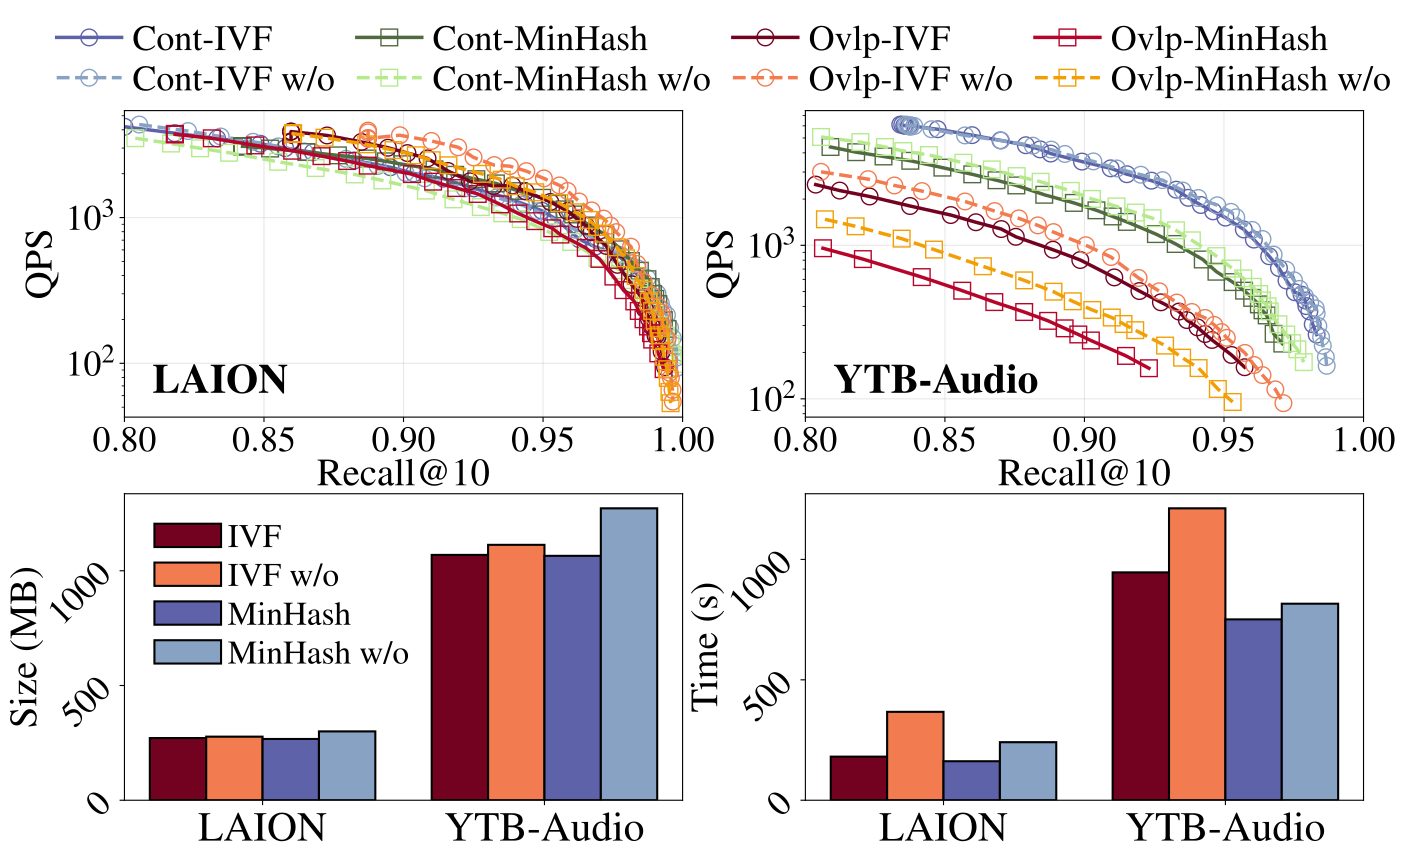

Python code for this plot:
import os
import numpy as np
import matplotlib.pyplot as plt
import pandas as pd
import argparse

plt.rcParams["font.family"] = "serif"
plt.rcParams["font.serif"] = ["Times"]
plt.rcParams["text.usetex"] = True

# Datasets
datasets = ["laion", "ytb-audio"]

# Methods
methods = ["poindex", "poindex_wo", "poindex_minhash", "poindex_minhash_wo"]
scenarios = ["containment", "overlap"]

# Colors for scenarios - use color palettes with different shades for with/without
method_colors = {
    # Containment palette (reds)
    ("containment", "poindex"): "#5e62a9",              # Dark red
    ("containment", "poindex_wo"): "#88a2c4",          # Light red
    ("containment", "poindex_minhash"): "#526a40",     # Darker red
    ("containment", "poindex_minhash_wo"): "#b5ea8c",  # Lighter red
    # Overlap palette (blues)
    ("overlap", "poindex"): "#730220",                 # Dark blue
    ("overlap", "poindex_wo"): "#f27b50",              # Light blue
    ("overlap", "poindex_minhash"): "#b6042a",         # Darker blue
    ("overlap", "poindex_minhash_wo"): "#f29f05",      # Lighter blue
}

# Markers for methods (same marker for poindex/poindex_wo, same for minhash variants)
method_markers = {
    "poindex": "o",            # Circle
    "poindex_wo": "o",         # Circle (same)
    "poindex_minhash": "s",    # Square
    "poindex_minhash_wo": "s"  # Square (same)
}

# Line styles for with/without
linestyle_map = {
    "poindex": "-",            # Solid
    "poindex_wo": "--",        # Dashed
    "poindex_minhash": "-",    # Solid
    "poindex_minhash_wo": "--" # Dashed
}

# Display names
method_display_map = {
    "poindex": "IVF",
    "poindex_wo": "IVF w/o",
    "poindex_minhash": "MinHash",
    "poindex_minhash_wo": "MinHash w/o"
}

# Bar plot colors
bar_colors = {
    "poindex": ("#730220", 1.0),              # Red, full opacity
    "poindex_wo": ("#f27b50", 1.0),           # Red, 50% opacity
    "poindex_minhash": ("#5e62a9", 1.0),      # Blue, full opacity
    "poindex_minhash_wo": ("#88a2c4", 1.0)    # Blue, 50% opacity
}

# Dataset display names
dataset_display_map = {
    "laion": "LAION",
    "ytb-audio": "YTB-Audio",
    "ytb_audio": "YTB-Audio"
}

# Rotation flag: if True, transpose the layout (rows become columns)
rotate = False

def get_method_display_name(method):
    """Get display name for a method"""
    return method_display_map.get(method, method)

def get_dataset_display_name(dataset):
    """Get display name for a dataset"""
    return dataset_display_map.get(dataset, dataset)

def load_query_data(dataset, scenario, method):
    """
    Load query performance data from labeldiver dataset directory
    Format: L, Recall, QPS, Cmps, hops (no header, 5 columns)
    Files are named: {base_method}_{scenario}_wo.csv or {base_method}_{scenario}.csv
    """
    # Determine if this is a "_wo" variant
    if method.endswith("_wo"):
        base_method = method[:-3]  # Remove "_wo" suffix
        file_path = f"/root/work/lssg/example/plot/labeldiver/{dataset}/{base_method}_{scenario}_wo.csv"
    else:
        file_path = f"/root/work/lssg/example/plot/labeldiver/{dataset}/{method}_{scenario}.csv"
    
    if not os.path.exists(file_path):
        return None
    
    try:
        # First, try to load directly (no header)
        data = np.loadtxt(file_path, delimiter=",")
    except (ValueError, UnicodeDecodeError):
        # If that fails, skip non-numeric lines (debug headers)
        try:
            with open(file_path, 'r') as f:
                lines = []
                for line in f:
                    line = line.strip()
                    if not line:
                        continue
                    # Check if line starts with a digit (actual data)
                    if line[0].isdigit():
                        # Also check if it has exactly 5 comma-separated values
                        parts = line.split(',')
                        if len(parts) == 5:
                            try:
                                # Try to parse all values as floats
                                float(parts[0])
                                float(parts[1])
                                lines.append(line)
                            except ValueError:
                                continue
                
                # Convert to numpy array
                if not lines:
                    return None
                data = np.loadtxt(lines, delimiter=",")
        except Exception as e:
            print(f"Error loading {file_path}: {e}")
            return None
    
    if data.ndim == 1:
        data = data.reshape(1, -1)
    
    result = np.zeros(data.shape[0], dtype=[
        ('L', np.int32),
        ('Recall', np.float64),
        ('QPS', np.float64),
        ('Cmps', np.float64),
        ('hops', np.float64)
    ])
    result['L'] = data[:, 0].astype(np.int32)
    result['Recall'] = data[:, 1]
    result['QPS'] = data[:, 2]
    result['Cmps'] = data[:, 3]
    result['hops'] = data[:, 4]
    return result

def load_indexing_data():
    """
    Load indexing data from labeldiver/indexing.csv
    Format: db, method, time, size (with header)
    """
    file_path = "/root/work/lssg/example/plot/labeldiver/indexing.csv"
    try:
        df = pd.read_csv(file_path)
        return df
    except Exception as e:
        print(f"Error loading {file_path}: {e}")
        return None

def plot_labeldiver_ablation(metric="QPS"):
    """
    Plot ablation study results with 4 subfigures:
    - Original layout (rotate=False): 
      - Top-left: LAION dataset (both scenarios)
      - Top-right: YTB-audio dataset (both scenarios)
      - Bottom-left: Index size bar plot
      - Bottom-right: Index time bar plot
    - Rotated layout (rotate=True):
      - Top-left: LAION dataset (both scenarios)
      - Top-right: Index size bar plot
      - Bottom-left: YTB-audio dataset (both scenarios)
      - Bottom-right: Index time bar plot
    """
    
    fig = plt.figure(figsize=(16, 10), dpi=150)
    gs = fig.add_gridspec(2, 2, hspace=0.25, wspace=0.22, top=0.80)
    
    # Plot 1: LAION dataset
    ax1 = fig.add_subplot(gs[0, 0])
    
    tick_size=26
    label_size=28
    
    if rotate:
        # Rotated layout: datasets on rows, indexing metrics on columns
        # Top-left: LAION dataset
        plot_query_performance_dataset(ax1, "laion", metric)
        ax1.set_xlabel("Recall@10", fontsize=label_size, labelpad=0)
        ax1.set_ylabel(metric, fontsize=label_size)
        ax1.tick_params(axis='both', labelsize=tick_size)
        ax1.grid(True, alpha=0.3)
        ax1.set_yscale("log")
        ax1.set_xlim(0.8, 1.0)
        ax1.text(0.05, 0.05, r"\textbf{LAION}", transform=ax1.transAxes, fontsize=30, 
                va='bottom', ha='left')
        
        # Top-right: Index size bar plot
        ax2 = fig.add_subplot(gs[0, 1])
        plot_indexing_bar(ax2, "size")
        ax2.set_ylabel("Size (MB)", fontsize=label_size,labelpad=0)
        ax2.tick_params(axis='both', labelsize=tick_size, rotation=45, pad=1)
        
        # Bottom-left: YTB-audio dataset
        ax3 = fig.add_subplot(gs[1, 0])
        plot_query_performance_dataset(ax3, "ytb-audio", metric)
        ax3.set_xlabel("Recall@10", fontsize=label_size, labelpad=0)
        ax3.set_ylabel(metric, fontsize=label_size)
        ax3.tick_params(axis='both', labelsize=tick_size)
        ax3.grid(True, alpha=0.3)
        ax3.set_yscale("log")
        ax3.set_xlim(0.8, 1.0)
        ax3.text(0.05, 0.05, r"\textbf{YTB-Audio}", transform=ax3.transAxes, fontsize=30, 
                va='bottom', ha='left')
        
        # Bottom-right: Index time bar plot
        ax4 = fig.add_subplot(gs[1, 1])
        plot_indexing_bar(ax4, "time")
        ax4.set_ylabel("Time (s)", fontsize=label_size,labelpad=0)
        ax4.tick_params(axis='both', labelsize=tick_size, rotation=45, pad=1)
    else:
        # Original layout: datasets on top row, indexing on bottom row
        # Top-left: LAION dataset
        plot_query_performance_dataset(ax1, "laion", metric)
        ax1.set_xlabel("Recall@10", fontsize=label_size, labelpad=0)
        ax1.set_ylabel(metric, fontsize=label_size)
        ax1.tick_params(axis='both', labelsize=tick_size)
        ax1.grid(True, alpha=0.3)
        ax1.set_yscale("log")
        ax1.set_xlim(0.8, 1.0)
        ax1.text(0.05, 0.05, r"\textbf{LAION}", transform=ax1.transAxes, fontsize=30, 
                va='bottom', ha='left')
        
        # Top-right: YTB-audio dataset
        ax2 = fig.add_subplot(gs[0, 1])
        plot_query_performance_dataset(ax2, "ytb-audio", metric)
        ax2.set_xlabel("Recall@10", fontsize=label_size, labelpad=0)
        ax2.set_ylabel(metric, fontsize=label_size)
        ax2.tick_params(axis='both', labelsize=tick_size)
        ax2.grid(True, alpha=0.3)
        ax2.set_yscale("log")
        ax2.set_xlim(0.8, 1.0)
        ax2.text(0.05, 0.05, r"\textbf{YTB-Audio}", transform=ax2.transAxes, fontsize=30, 
                va='bottom', ha='left')
        
        # Bottom-left: Index size bar plot
        ax3 = fig.add_subplot(gs[1, 0])
        plot_indexing_bar(ax3, "size")
        ax3.set_ylabel("Size (MB)", fontsize=label_size,labelpad=0)
        ax3.tick_params(axis='both', labelsize=tick_size, rotation=45, pad=1)
        
        # Bottom-right: Index time bar plot
        ax4 = fig.add_subplot(gs[1, 1])
        plot_indexing_bar(ax4, "time")
        ax4.set_ylabel("Time (s)", fontsize=label_size,labelpad=0)
        ax4.tick_params(axis='both', labelsize=tick_size, rotation=45, pad=1)
    
    # Create unified legend at top without box
    handles = []
    labels = []
    
    # Containment curves
    for method in methods:
        color = method_colors[("containment", method)]
        marker = method_markers[method]
        ls = linestyle_map[method]
        
        line, = ax1.plot([], [], 
                color=color,
                marker=marker,
                markersize=12,
                markerfacecolor="none",
                linewidth=2.5,
                linestyle=ls)
        handles.append(line)
        labels.append(f"Cont-{get_method_display_name(method)}")
    
    # Overlap curves
    for method in methods:
        color = method_colors[("overlap", method)]
        marker = method_markers[method]
        ls = linestyle_map[method]
        
        line, = ax2.plot([], [], 
                color=color,
                marker=marker,
                markersize=12,
                markerfacecolor="none",
                linewidth=2.5,
                linestyle=ls)
        handles.append(line)
        labels.append(f"Ovlp-{get_method_display_name(method)}")
    
    fig.legend(handles, labels, loc="lower center", bbox_to_anchor=(0.5, 0.78), 
              ncol=4, fontsize=26, frameon=False, handlelength=1.8, handletextpad=0.3, columnspacing=0.6, labelspacing=0.2)
    
    # Add bar plot legend to appropriate plot (ax2 if rotated, ax3 if not)
    bar_handles = []
    bar_labels = []
    for method in methods:
        # Get color and alpha from bar_colors dictionary
        color, alpha = bar_colors[method]
        
        bar = plt.Rectangle((0,0),1,1, fc=color, alpha=alpha, edgecolor='black', linewidth=1.5)
        bar_handles.append(bar)
        bar_labels.append(get_method_display_name(method))
    
    # Place legend on the first indexing plot (ax2 if rotated, ax3 if not)
    legend_ax = ax2 if rotate else ax3
    legend_ax.legend(bar_handles, bar_labels, loc="upper left", fontsize=24, frameon=False,
              handletextpad=0.2, labelspacing=0.25)
    
    plt.savefig("plot_labeldiver.pdf", dpi=150, bbox_inches="tight")
    print("Figure saved as plot_labeldiver.pdf")
    plt.show()

def plot_query_performance_dataset(ax, dataset, metric):
    """Plot query performance curves for both scenarios on a single dataset"""
    
    for scenario in scenarios:
        for method in methods:
            data = load_query_data(dataset, scenario, method)
            if data is None:
                continue
            
            # Filter to recall >= 0.8
            mask = data['Recall'] >= 0.8
            if not any(mask):
                continue
            data = data[mask]
            
            # Sort by recall
            indices = np.argsort(data['Recall'])
            data = data[indices]
            
            x = data['Recall']
            if metric == "QPS":
                y = data['QPS']
            elif metric == "Cmps":
                y = data['Cmps']
            else:
                y = data['QPS']
            
            # Get line style, marker, and color
            ls = linestyle_map[method]
            marker = method_markers[method]
            color = method_colors[(scenario, method)]
            
            # Plot
            line, = ax.plot(x, y, 
                          label=f"{scenario}-{get_method_display_name(method)}",
                          color=color,
                          marker=marker,
                          markersize=12,
                          markerfacecolor="none",
                          linewidth=2.5,
                          ls=ls)

def plot_indexing_bar(ax, metric_type):
    """Plot indexing bar chart (time or size)"""
    
    df = load_indexing_data()
    if df is None:
        return
    
    # Get unique datasets in sorted order
    datasets_unique = sorted(df['db'].unique())
    
    bar_width = 0.2
    x_positions = []
    x_labels = []
    group_x = 0
    
    for dataset_idx, dataset in enumerate(datasets_unique):
        dataset_data = df[df['db'] == dataset]
        
        # Plot bars for each method in order
        for method_idx, method in enumerate(methods):
            method_data = dataset_data[dataset_data['method'] == method]
            if len(method_data) > 0:
                if metric_type == "time":
                    value = method_data['time'].values[0]
                else:  # size
                    value = method_data['size'].values[0]
                
                # Get color and alpha from bar_colors dictionary
                color, alpha = bar_colors[method]
                
                # Plot bar
                ax.bar(group_x + method_idx * bar_width, value, bar_width,
                      color=color, alpha=alpha, edgecolor='black', linewidth=1.5)
        
        # Add x-axis label and position
        x_positions.append(group_x + 1.5 * bar_width)
        x_labels.append(get_dataset_display_name(dataset))
        
        # Move to next dataset group position
        group_x += 4 * bar_width + 0.2
    
    ax.set_xticks(x_positions)
    ax.set_xticklabels([])  # Remove default tick labels
    
    # Manually add dataset names as text below x-axis
    for pos, label in zip(x_positions, x_labels):
        ax.text(pos, -0.04, label, transform=ax.get_xaxis_transform(), 
               fontsize=30, ha='center', va='top')
    
    ax.tick_params(axis='y', labelsize=24)

if __name__ == "__main__":
    parser = argparse.ArgumentParser(description="Plot labeldiver ablation study")
    parser.add_argument("--metric", default="QPS", choices=["QPS", "Cmps"],
                       help="Metric to plot (QPS or Cmps)")
    parser.add_argument("--rotate", action="store_true",
                       help="Transpose the subplot layout (rows become columns)")
    args = parser.parse_args()
    
    rotate = args.rotate
    
    plot_labeldiver_ablation(metric=args.metric)
